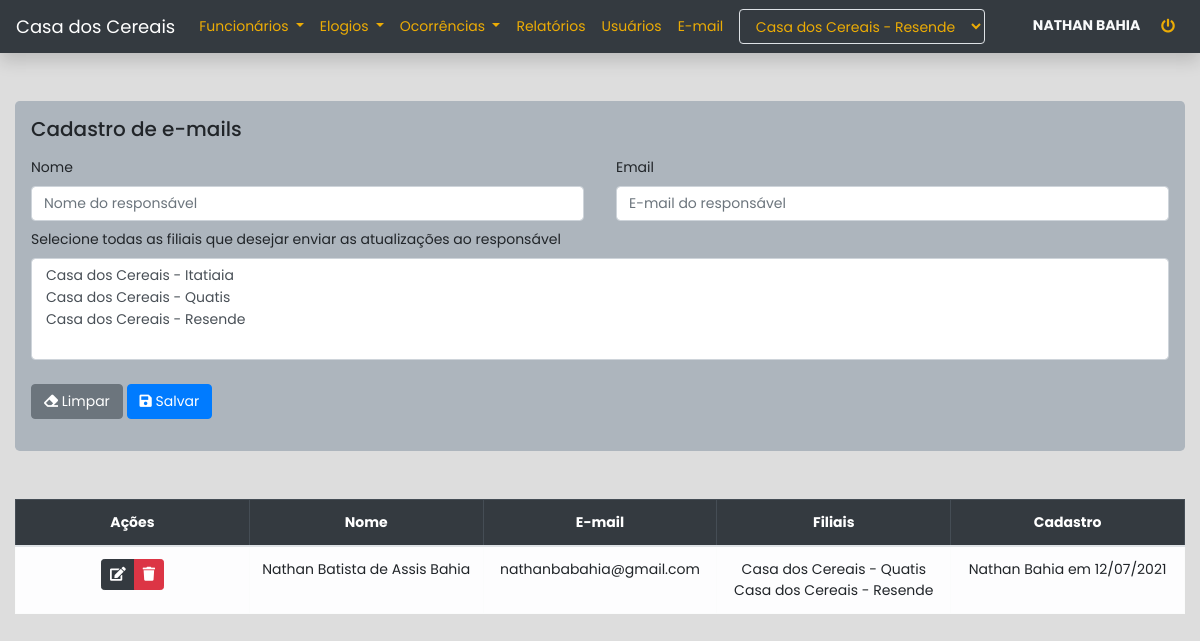
The page /emails (signed in) on the database as committed earlier.
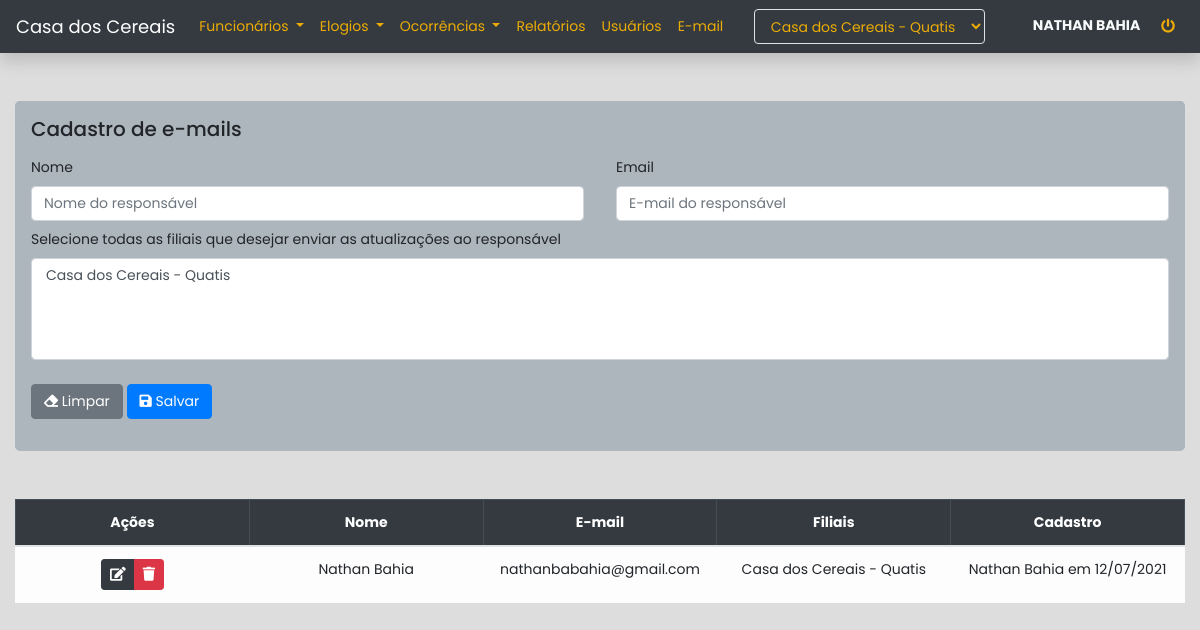
The same page on the database as committed later.
### apps/core/models.py (models this page shows, shortened)
class Base(models.Model):
    usuario = models.ForeignKey(get_user_model(), on_delete=models.SET_NULL, null=True)
    criacao = models.DateTimeField(auto_now_add=True)
    alteracao = models.DateTimeField(auto_now=True)
    ativo = models.BooleanField(default=True)
    class Meta:
        abstract = True
    @property
    def cadastro(self):
        if self.usuario:
            return f"{self.usuario.get_full_name()} em {self.criacao.strftime('%d/%m/%Y')}"
        return f"Usuário excluído em {self.criacao.strftime('%d/%m/%Y')}"

class EmailResponsaveis(Base):
    nome = models.CharField(max_length=255)
    email = models.EmailField(unique=True)
    filiais = models.ManyToManyField(Filial)

class Filial(Base):
    nome = models.CharField(max_length=255)
    cidade = models.CharField(max_length=255)
    def __str__(self):
        return f'{self.nome} - {self.cidade}'
    class Meta:
        ordering = ['nome', 'cidade']

### apps/core/views.py (the view, shortened to what this page needs)
# urls.py: path('emails', views.emails, name='emails'),
@login_required
def emails(request, pk=None):
    instance = None
    msg_sucesso = 'E-mail cadastrado com sucesso'
    msg_erro = 'Falha ao cadastrar e-mail'
    if pk:
        instance = models.EmailResponsaveis.objects.get(pk=pk)
        msg_sucesso = 'E-mail editado com sucesso'
        msg_erro = 'Falha ao editar e-mail'
    form = forms.EmailResponsaveisForm(
        instance=instance
    )
    query = None
    if not instance:
        query = models.EmailResponsaveis.objects.all()
    context = {
        'form': form,
        'emails': query,
        'instance': instance
    }
    return render(request, 'core/emails/emails.html', context)

### apps/core/forms.py
class EmailResponsaveisForm(forms.ModelForm):
    nome = forms.CharField(
        widget=forms.TextInput(
            attrs={
                'class': 'form-control',
                'placeholder': 'Nome do responsável',
                'required': True
            }
        )
    )
    email = forms.EmailField(
        widget=forms.EmailInput(
            attrs={
                'class': 'form-control',
                'placeholder': 'E-mail do responsável',
                'required': True
            }
        )
    )
    filiais = forms.ModelMultipleChoiceField(
        label='Selecione todas as filiais que desejar enviar as atualizações ao responsável',
        queryset=models.Filial.objects.all(),
        widget=forms.SelectMultiple(
            attrs={
                'class': 'form-control',
                'required': True
            }
        )
    )
    class Meta:
        model = models.EmailResponsaveis
        fields = ['nome', 'email', 'filiais']

### apps/core/templates/core/emails/emails.html (shortened to what this page needs)
{% extends 'core/base.html' %}
{% load bootstrap4 %}
{% block content %}
<div class="container-fluid">
    <form method='post' class='my-5 jumbotron p-3' autocomplete="off">
        {% if instance %}
            <h5>Editar e-mail</h5>
        {% else %}
            <h5>Cadastro de e-mails</h5>
        {% endif %}
        <div class="row mx-0 mt-3">
            <div class="col-12 col-sm-6 px-0 pr-sm-3">
                <div class="form-group mb-2">
                    <label for="{{ form.nome.id_for_label }}">{{ form.nome.label }}</label>
                    {{ form.nome }}
                </div>
            </div>
            <div class="col-12 col-sm-6 px-0 pl-sm-3">
                <div class="form-group mb-2">
                    <label for="{{ form.email.id_for_label }}">{{ form.email.label }}</label>
                    {{ form.email }}
                </div>
            </div>
            <div class="col-12 px-0">
                <div class="form-group mb-2">
                    <label for="{{ form.filiais.id_for_label }}">{{ form.filiais.label }}</label>
                    {{ form.filiais }}
                </div>
            </div>
            <div class="col-12 my-3 px-0">
                <button type="reset" class="btn btn-secondary">
                    <i class="fas fa-eraser"></i> Limpar
                </button>
                <button type="submit" class="btn btn-primary">
                    <i class="fas fa-save"></i> Salvar
                </button>
            </div>
        </div>
    </form>
    {% if not instance %}
        {% if emails %}
            <div class="table-responsive mt-5">
                <table class="table table-bordered text-center">
                    <thead class="table-dark">
                        <tr>
                            <th>Ações</th>
                            <th>Nome</th>
                            <th>E-mail</th>
                            <th>Filiais</th>
                            <th>Cadastro</th>
                        </tr>
                    </thead>
                    <tbody class="table-light">
                        {% for email in emails %}
                            <tr>
                                <td>
                                    <div class="btn-group">
                                        <a href="{% url 'core:edit_emails' email.id %}" class="btn btn-sm btn-dark" data-toggle="tooltip" title="Editar e-mail"><i class="fas fa-edit"></i></a>
                                        <button class="btn btn-sm btn-danger btn-delete-email" data-email="{{ email.id }}" data-toggle="tooltip" title="Excluir e-mail"><i class="fas fa-trash"></i></button>
                                    </div>
                                </td>
                                <td>{{ email.nome }}</td>
                                <td>{{ email.email }}</td>
                                <td>{{ email.filiais.all|join:'<br>'|safe }}</td>
                                <td>{{ email.cadastro }}</td>
                            </tr>
                        {% endfor %}
                    </tbody>
                </table>
            </div>
            {% else %}
            <div class="alert alert-warning mt-5">
                Nenhum e-mail cadastrado até o momento
            </div>
        {% endif %}
    {% endif %}
</div>
{% endblock content %}

### apps/core/templates/core/base.html (shortened to what this page needs)
<!DOCTYPE html>
{% load bootstrap4 %}
<html lang="pt-br">
    <head>
        <link rel="stylesheet" href="https://use.fontawesome.com/releases/v5.0.13/css/all.css">
        {% bootstrap_css %}
    </head>
    <body>
    <nav class="navbar navbar-expand-lg navbar-dark bg-dark shadow mb-5">
        <a class="navbar-brand" href="{% url 'core:index' %}">Casa dos Cereais</a>
        <div class="collapse navbar-collapse" id="navbarSupportedContent">
            <ul class="navbar-nav mr-auto">
                <li class="nav-item dropdown">
                    <a class="nav-link dropdown-toggle text-warning" href="#" id="dropFuncionarios" role="button"
                       data-toggle="dropdown" aria-haspopup="true" aria-expanded="false">
                        Funcionários
                    </a>
                </li>
                <li class="nav-item dropdown text-warning">
                    <a class="nav-link dropdown-toggle text-warning" href="#" id="dropElogios" role="button"
                       data-toggle="dropdown" aria-haspopup="true" aria-expanded="false">
                        Elogios
                    </a>
                </li>
                <li class="nav-item dropdown">
                    <a class="nav-link dropdown-toggle text-warning" href="#" id="dropOcorrencias" role="button"
                       data-toggle="dropdown" aria-haspopup="true" aria-expanded="false">
                        Ocorrências
                    </a>
                </li>
                <li class="nav-item">
                    <a class="nav-link text-warning" href="{% url "relatorios:index" %}">Relatórios</a>
                </li>
                {% if usuario.administrador %}
                    <li class="nav-item">
                        <a class="nav-link text-warning" href="{% url 'usuarios:usuarios' %}">Usuários</a>
                    </li>
                    <li class="nav-item">
                        <a class="nav-link text-warning" href="{% url 'core:emails' %}">E-mail</a>
                    </li>
                {% endif %}
            </ul>
            {% if usuario.administrador %}
                <div class="mr-sm-5">
                    <form action="{% url "core:altera_filial" %}" method="post" id="formFilial">
                        <div class="form group">
                            <select name="filial" id="" class="form-control bg-dark border boder-light text-warning" onchange="$('#formFilial').submit()">
                                {% for filial in usuario.filiais %}
                                    <option value="{{ filial.id }}" {% if usuario.filial == filial %}selected{% endif %}>{{ filial }}</option>
                                {% endfor %}
                            </select>
                        </div>
                    </form>
                </div>
            {% endif %}
            <div class="text-light text-sm-right">
                <b>{{ request.user.get_full_name|upper }}</b>
                <a class='btn btn-sm ml-2' href="{% url 'usuarios:logout' %}" data-toggle="tooltip" title="Sair do sistema">
                    <i class="fas fa-power-off text-warning"></i>
                </a>
            </div>
        </div>
    </nav>
    {% block content %} {% endblock %}
    </body>
</html>

Rows that differ between the two databases and show on the page:
removed EmailResponsaveis: nome "Nathan Batista de Assis Bahia", email "nathanbabahia@gmail.com", filiais.all "Casa dos Cereais - Quatis Casa dos Cereais - Resende", cadastro "Nathan Bahia em 12/07/2021"
added EmailResponsaveis: nome "Nathan Bahia", email "nathanbabahia@gmail.com", filiais.all "Casa dos Cereais - Quatis", cadastro "Nathan Bahia em 12/07/2021"
Other text that changed with them:
form field filial: "Casa dos Cereais - Resende" → "Casa dos Cereais - Quatis"
form field filiais: "Casa dos Cereais - Itatiaia / Casa dos Cereais - Quatis / Casa dos Cereais - Resende" → "Casa dos Cereais - Quatis"
